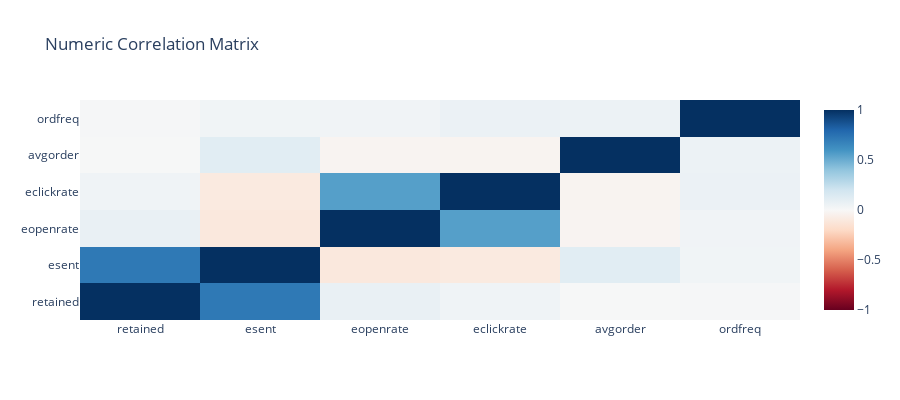

The notebook cell saved with this chart:
### Markdown cell above
## 4.2 Numeric Correlation Matrix

**📖 How to Read the Heatmap:**
- **Red (+1)**: Perfect positive correlation - features move together
- **Blue (-1)**: Perfect negative correlation - features move opposite
- **White (0)**: No linear relationship

**⚠️ Multicollinearity Warning:**
- Pairs with |r| > 0.7 may cause issues in linear models
- Consider removing one feature from highly correlated pairs
- Tree-based models are more robust to multicollinearity

### Code cell
numeric_cols = [
    name for name, col in findings.columns.items()
    if col.inferred_type in [ColumnType.NUMERIC_CONTINUOUS, ColumnType.NUMERIC_DISCRETE, ColumnType.TARGET]
    and name not in TEMPORAL_METADATA_COLS
]

if len(numeric_cols) >= 2:
    corr_matrix = df[numeric_cols].corr()
    fig = charts.heatmap(
        corr_matrix.values,
        x_labels=numeric_cols,
        y_labels=numeric_cols,
        title="Numeric Correlation Matrix"
    )
    display_figure(fig)
else:
    print("Not enough numeric columns for correlation analysis.")

### Figure 1 — Plotly figure (JSON) as saved in the notebook; plotly's stock layout.template omitted (floating-point values rounded to 4 significant figures)
{"data": [{"colorscale": [[0, "rgb(103,0,31)"], [0.1, "rgb(178,24,43)"], [0.2, "rgb(214,96,77)"], [0.3, "rgb(244,165,130)"], [0.4, "rgb(253,219,199)"], [0.5, "rgb(247,247,247)"], [0.6, "rgb(209,229,240)"], [0.7, "rgb(146,197,222)"], [0.8, "rgb(67,147,195)"], [0.9, "rgb(33,102,172)"], [1, "rgb(5,48,97)"]], "type": "heatmap", "x": ["retained", "esent", "eopenrate", "eclickrate", "avgorder", "ordfreq"], "y": ["retained", "esent", "eopenrate", "eclickrate", "avgorder", "ordfreq"], "z": [[1.0, 0.7177, 0.07479, 0.04266, 0.004015, 0.01079], [0.7177, 1.0, -0.1084, -0.09527, 0.1142, 0.03603], [0.07479, -0.1084, 1.0, 0.5533, -0.02519, 0.03916], [0.04266, -0.09527, 0.5533, 1.0, -0.03059, 0.06204], [0.004015, 0.1142, -0.02519, -0.03059, 1.0, 0.05983], [0.01079, 0.03603, 0.03916, 0.06204, 0.05983, 1.0]], "zmid": 0}], "layout": {"height": 400, "title": {"text": "Numeric Correlation Matrix"}}}
